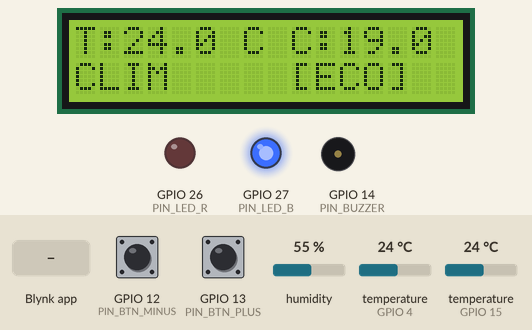
The sketch below on a simulated ESP32. On the bench: 16×2 character LCD, output pins drawn as LEDs (lit = HIGH), buzzer (waves = sounding, pin HIGH). The test bench sets the inputs (shaded band); at power-on: temperature (sensors on GPIO 4, GPIO 15) 24 °C, GPIO 12 (PIN_BTN_MINUS) HIGH, GPIO 13 (PIN_BTN_PLUS) HIGH, humidity 55 %. WiFi joins after 1.5 s; servers stay silent unless stated; what the sketch prints to the serial monitor is not drawn.

Above: at 3.1 s.
3.2 s: Blynk app writes 200 to V2
At 5.3 s:
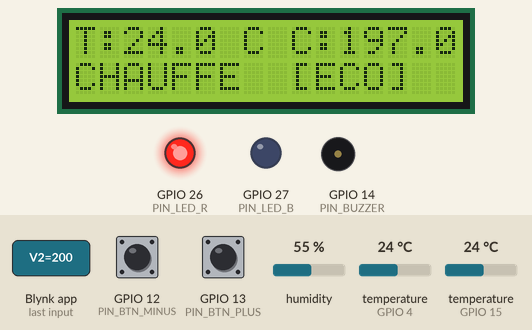
6.4 s: temperature (sensor on GPIO 4) set to 34.5 °C
At 8.0 s:
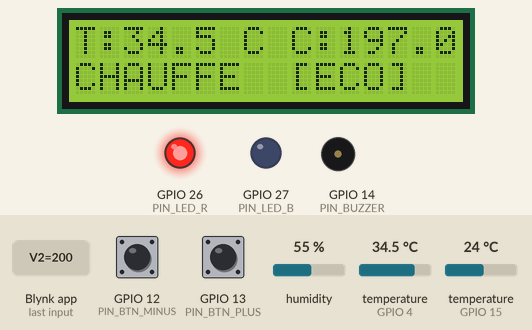
8.4 s: temperature (sensor on GPIO 4) set to 35.8 °C
At 9.8 s:
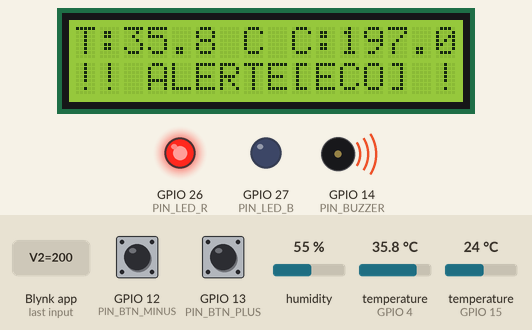
10.4 s: Blynk app writes 1 to V2
At 13.6 s:
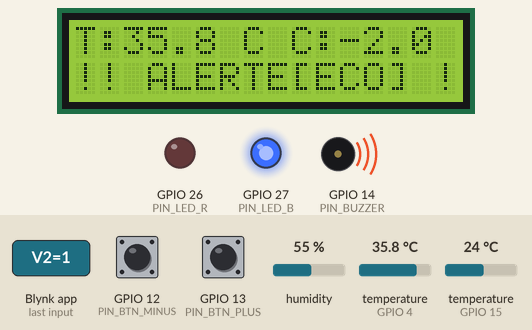
14.2 s: GPIO 12 (PIN_BTN_MINUS) pulled LOW for 1 s
At 15.6 s:
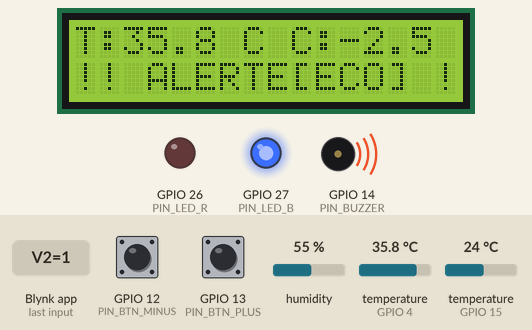
16.7 s: temperature (sensor on GPIO 4) set to 12 °C
At 18.0 s:
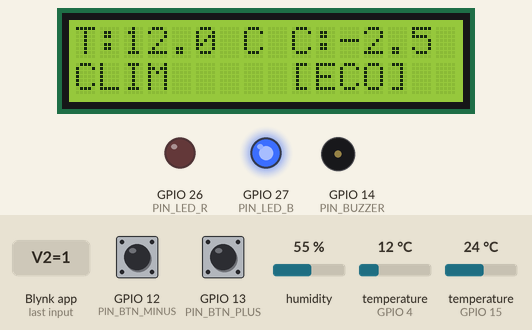
Timing chart, 0 to 19.4 s (numbered marks = the images above; inputs shaded):
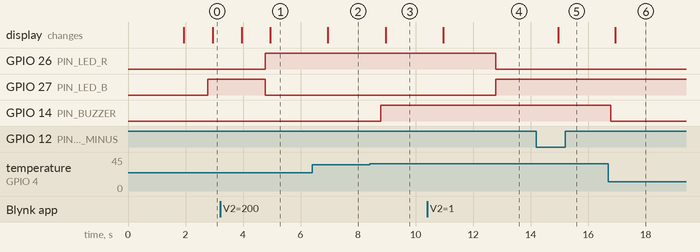

The sketch:

sketch.ino
```cpp
/*
 * ============================================================
 *  Projet 1 – Thermostat Intelligent avec Programmation Horaire
 *  Auteur  : ABDELILAH TOUIL
 *  Carte   : ESP32 DevKit C v4
 *  Sim     : Wokwi (Wi-Fi : Wokwi-GUEST)
 *  Version : 1.0.0
 * ============================================================
 *
 *  Broches utilisées :
 *    GPIO4  → DS18B20 (OneWire)
 *    GPIO15 → DHT22
 *    GPIO26 → LED Rouge  (chauffage actif)
 *    GPIO27 → LED Bleue  (climatisation active)
 *    GPIO14 → Buzzer     (alerte température critique)
 *    GPIO21 → LCD SDA
 *    GPIO22 → LCD SCL
 *    GPIO13 → Bouton +   (augmenter consigne)
 *    GPIO12 → Bouton -   (diminuer consigne)
 *
 *  Blynk :
 *    V0 → Jauge Température DS18B20
 *    V1 → Jauge Humidité DHT22
 *    V2 → Slider Consigne
 *    V3 → LED État chauffage
 * ============================================================
 */

// ─── Bibliothèques ────────────────────────────────────────────
#define BLYNK_TEMPLATE_ID   "TMPLxxxxxxxx"   // <-- remplace par ton Template ID
#define BLYNK_TEMPLATE_NAME "Thermostat"
#define BLYNK_AUTH_TOKEN    "TON_AUTH_TOKEN"  // <-- remplace par ton token

#include <OneWire.h>
#include <DallasTemperature.h>
#include <DHTesp.h>
#include <Wire.h>
#include <LiquidCrystal_I2C.h>
#include <WiFi.h>
#include <BlynkSimpleEsp32.h>

// ─── Constantes de broches ────────────────────────────────────
const int PIN_DS18B20  = 4;
const int PIN_DHT22    = 15;
const int PIN_LED_R    = 26;
const int PIN_LED_B    = 27;
const int PIN_BUZZER   = 14;
const int PIN_BTN_PLUS = 13;
const int PIN_BTN_MINUS= 12;

// ─── Constantes métier ────────────────────────────────────────
const float HYSTERESIS       = 0.5;   // ±0.5 °C
const float TEMP_CRITIQUE_HT = 35.0;  // Alerte haute
const float TEMP_CRITIQUE_BAS= 5.0;   // Alerte basse
const float OFFSET_ECO       = -3.0;  // Mode éco nuit (-3 °C)

// Plage horaire mode éco simulée en millisecondes
// Principe : on simule une journée de 24 h = 86 400 000 ms
// Mode éco de 23 h à 7 h → [82 800 000 ms … 86 400 000 ms] ∪ [0 … 25 200 000 ms]
const unsigned long DUREE_JOURNEE_MS = 86400000UL;
const unsigned long ECO_DEBUT_MS     = 82800000UL; // 23 h * 3600 * 1000
const unsigned long ECO_FIN_MS       = 25200000UL; // 7  h * 3600 * 1000

// Intervalles de rafraîchissement (ms)
const unsigned long INTERVAL_LECTURE = 2000;
const unsigned long INTERVAL_LCD     = 1000;
const unsigned long INTERVAL_BLYNK   = 3000;
const unsigned long INTERVAL_BTN     = 200;

// ─── Wi-Fi ────────────────────────────────────────────────────
const char* WIFI_SSID = "Wokwi-GUEST";
const char* WIFI_PASS = "";

// ─── Objets globaux ───────────────────────────────────────────
OneWire           oneWire(PIN_DS18B20);
DallasTemperature dallas(&oneWire);
DHTesp            dht;
LiquidCrystal_I2C lcd(0x27, 16, 2);

// ─── Variables d'état ─────────────────────────────────────────
float   tempDS18B20   = 0.0;
float   tempDHT22     = 0.0;
float   humDHT22      = 0.0;
float   consigne      = 22.0;   // Consigne initiale
bool    chauffageON   = false;
bool    climON        = false;
bool    alerteON      = false;
bool    modeEco       = false;

// Timers logiciels (millis)
unsigned long tLecture = 0;
unsigned long tLCD     = 0;
unsigned long tBlynk   = 0;
unsigned long tBtn     = 0;

// Consommation énergétique (Partie E)
unsigned long tDebutChauffage = 0;
unsigned long dureeChaufTotal = 0;  // ms cumulées
const float   PUISSANCE_W     = 1000.0; // Puissance nominale simulée (W)

// ─── Prototypes ───────────────────────────────────────────────
void initMatériel();
void connecterWifi();
bool lireDS18B20();
bool lireDHT22();
void gererHysteresis();
bool estModeEco();
float consigneEffective();
void gererActionneurs();
void gererBoutons();
void afficherLCD();
void envoyerBlynk();
void gererAlertes();
void mettreAJourConso(bool chauffageEtat);

// ─── Callback Blynk : slider consigne (V2) ────────────────────
/**
 * @brief Reçoit la nouvelle consigne depuis le slider Blynk V2.
 * @param param Valeur envoyée par Blynk (float).
 */
BLYNK_WRITE(V2) {
  consigne = param.asFloat();
  Serial.printf("[Blynk] Nouvelle consigne reçue : %.1f °C\n", consigne);
}

// ════════════════════════════════════════════════════════════════
//  SETUP
// ════════════════════════════════════════════════════════════════
void setup() {
  Serial.begin(115200);
  Serial.println("=== Thermostat Intelligent – Démarrage ===");

  initMatériel();
  connecterWifi();

  Blynk.begin(BLYNK_AUTH_TOKEN, WIFI_SSID, WIFI_PASS);
  Serial.println("[Blynk] Connecté.");
}

// ════════════════════════════════════════════════════════════════
//  LOOP  – jamais de delay() ici
// ════════════════════════════════════════════════════════════════
void loop() {
  Blynk.run();

  unsigned long maintenant = millis();

  // ── Lectures capteurs ──────────────────────────────────────
  if (maintenant - tLecture >= INTERVAL_LECTURE) {
    tLecture = maintenant;
    lireDS18B20();
    lireDHT22();
    modeEco = estModeEco();
    gererHysteresis();
    gererActionneurs();
    gererAlertes();
  }

  // ── Boutons ────────────────────────────────────────────────
  if (maintenant - tBtn >= INTERVAL_BTN) {
    tBtn = maintenant;
    gererBoutons();
  }

  // ── Affichage LCD ──────────────────────────────────────────
  if (maintenant - tLCD >= INTERVAL_LCD) {
    tLCD = maintenant;
    afficherLCD();
  }

  // ── Envoi Blynk ────────────────────────────────────────────
  if (maintenant - tBlynk >= INTERVAL_BLYNK) {
    tBlynk = maintenant;
    envoyerBlynk();
  }
}

// ════════════════════════════════════════════════════════════════
//  FONCTIONS
// ════════════════════════════════════════════════════════════════

/**
 * @brief Initialise les broches, le LCD, les capteurs.
 * @return void
 */
void initMatériel() {
  // Sorties
  pinMode(PIN_LED_R,    OUTPUT);
  pinMode(PIN_LED_B,    OUTPUT);
  pinMode(PIN_BUZZER,   OUTPUT);
  digitalWrite(PIN_LED_R,  LOW);
  digitalWrite(PIN_LED_B,  LOW);
  digitalWrite(PIN_BUZZER, LOW);

  // Entrées avec pull-up interne
  pinMode(PIN_BTN_PLUS,  INPUT_PULLUP);
  pinMode(PIN_BTN_MINUS, INPUT_PULLUP);

  // LCD I2C
  Wire.begin(21, 22);
  lcd.init();
  lcd.backlight();
  lcd.setCursor(0, 0);
  lcd.print("Thermostat v1.0");
  lcd.setCursor(0, 1);
  lcd.print("Initialisation..");

  // Capteurs
  dallas.begin();
  dht.setup(PIN_DHT22, DHTesp::DHT22);

  Serial.println("[Init] Matériel initialisé.");
}

/**
 * @brief Tente la connexion Wi-Fi ; affiche l'état sur le Serial.
 * @return void
 */
void connecterWifi() {
  Serial.printf("[Wi-Fi] Connexion à %s ...\n", WIFI_SSID);
  WiFi.begin(WIFI_SSID, WIFI_PASS);

  unsigned long debut = millis();
  while (WiFi.status() != WL_CONNECTED && millis() - debut < 10000) {
    delay(300);
    Serial.print(".");
  }

  if (WiFi.status() == WL_CONNECTED) {
    Serial.printf("\n[Wi-Fi] Connecté – IP : %s\n", WiFi.localIP().toString().c_str());
  } else {
    Serial.println("\n[Wi-Fi] ERREUR – Connexion échouée (mode hors-ligne).");
  }
}

/**
 * @brief Lit la température du DS18B20 via OneWire/DallasTemperature.
 * @return true si lecture valide, false si erreur capteur.
 */
bool lireDS18B20() {
  dallas.requestTemperatures();
  float t = dallas.getTempCByIndex(0);

  if (t == DEVICE_DISCONNECTED_C || t < -55.0 || t > 125.0) {
    Serial.println("[DS18B20] ERREUR – Capteur non répondu ou hors plage.");
    return false;
  }
  tempDS18B20 = t;
  Serial.printf("[DS18B20] T = %.2f °C\n", tempDS18B20);
  return true;
}

/**
 * @brief Lit la température et l'humidité du DHT22.
 * @return true si lecture valide, false si erreur capteur.
 */
bool lireDHT22() {
  TempAndHumidity th = dht.getTempAndHumidity();

  if (dht.getStatus() != DHTesp::ERROR_NONE) {
    Serial.printf("[DHT22] ERREUR – %s\n", dht.getStatusString());
    return false;
  }

  if (th.temperature < -40.0 || th.temperature > 80.0 ||
      th.humidity < 0.0      || th.humidity > 100.0) {
    Serial.println("[DHT22] ERREUR – Valeurs hors plage.");
    return false;
  }

  tempDHT22 = th.temperature;
  humDHT22  = th.humidity;
  Serial.printf("[DHT22] T = %.2f °C  H = %.1f %%\n", tempDHT22, humDHT22);
  return true;
}

/**
 * @brief Détecte si le système est en plage horaire éco (simulée via millis).
 *        Plage éco : 23 h → 7 h  (simulation : modulo DUREE_JOURNEE_MS).
 * @return true si mode éco actif.
 */
bool estModeEco() {
  unsigned long heure = millis() % DUREE_JOURNEE_MS;
  // Éco si heure >= 23h OU heure < 7h
  return (heure >= ECO_DEBUT_MS || heure < ECO_FIN_MS);
}

/**
 * @brief Retourne la consigne effective (avec offset éco si applicable).
 * @return float Consigne en °C.
 */
float consigneEffective() {
  return modeEco ? consigne + OFFSET_ECO : consigne;
}

/**
 * @brief Applique la logique d'hystérésis sur tempDS18B20 vs consigneEffective.
 *        Chauffage ON si T < consigne - 0.5
 *        Chauffage OFF si T > consigne + 0.5
 *        Clim    ON si T > consigne + 0.5  (même seuil, sens inverse)
 * @return void
 */
void gererHysteresis() {
  float c = consigneEffective();

  if (tempDS18B20 < c - HYSTERESIS) {
    chauffageON = true;
    climON      = false;
  } else if (tempDS18B20 > c + HYSTERESIS) {
    chauffageON = false;
    climON      = true;
  } else {
    // Dans la plage → on garde l'état précédent (cœur de l'hystérésis)
    climON = false; // pas de climatisation si dans la plage neutre
  }

  Serial.printf("[Hystérèse] Consigne=%.1f°C (éco=%s) | Chauf=%s | Clim=%s\n",
    c, modeEco ? "OUI" : "NON",
    chauffageON ? "ON" : "OFF",
    climON      ? "ON" : "OFF");
}

/**
 * @brief Pilote les actionneurs (LEDs, buzzer) selon l'état du thermostat.
 * @return void
 */
void gererActionneurs() {
  digitalWrite(PIN_LED_R, chauffageON ? HIGH : LOW);
  digitalWrite(PIN_LED_B, climON      ? HIGH : LOW);
  mettreAJourConso(chauffageON);
}

/**
 * @brief Déclenche le buzzer si température critique (< 5 °C ou > 35 °C).
 * @return void
 */
void gererAlertes() {
  bool critique = (tempDS18B20 < TEMP_CRITIQUE_BAS || tempDS18B20 > TEMP_CRITIQUE_HT);

  if (critique && !alerteON) {
    alerteON = true;
    digitalWrite(PIN_BUZZER, HIGH);
    Serial.printf("[ALERTE] Température critique : %.2f °C\n", tempDS18B20);

    // Notification Blynk
    if (Blynk.connected()) {
      Blynk.logEvent("alerte_temp",
        String("T critique : ") + tempDS18B20 + " °C");
    }
  } else if (!critique && alerteON) {
    alerteON = false;
    digitalWrite(PIN_BUZZER, LOW);
    Serial.println("[ALERTE] Retour normal – Buzzer OFF.");
  }
}

/**
 * @brief Gère les boutons poussoirs avec anti-rebond logiciel.
 *        Bouton + (GPIO13) : consigne += 0.5 °C
 *        Bouton - (GPIO12) : consigne -= 0.5 °C
 * @return void
 */
void gererBoutons() {
  static bool etatPlusPrec  = HIGH;
  static bool etatMoinsPrec = HIGH;

  bool etatPlus  = digitalRead(PIN_BTN_PLUS);
  bool etatMoins = digitalRead(PIN_BTN_MINUS);

  // Front descendant = appui (INPUT_PULLUP)
  if (etatPlus == LOW && etatPlusPrec == HIGH) {
    consigne += 0.5;
    Serial.printf("[Bouton+] Consigne → %.1f °C\n", consigne);
  }
  if (etatMoins == LOW && etatMoinsPrec == HIGH) {
    consigne -= 0.5;
    Serial.printf("[Bouton-] Consigne → %.1f °C\n", consigne);
  }

  etatPlusPrec  = etatPlus;
  etatMoinsPrec = etatMoins;
}

/**
 * @brief Met à jour l'affichage LCD 16x2.
 *        Ligne 0 : T° réelle + consigne
 *        Ligne 1 : Mode actif (chauffe/clim/ok) + éco
 * @return void
 */
void afficherLCD() {
  lcd.clear();

  // Ligne 0 : "T:23.4 C C:22.0"
  lcd.setCursor(0, 0);
  lcd.printf("T:%.1f C C:%.1f", tempDS18B20, consigneEffective());

  // Ligne 1 : état + mode éco
  lcd.setCursor(0, 1);
  if (alerteON) {
    lcd.print("!! ALERTE TEMP !!");
  } else if (chauffageON) {
    lcd.print("CHAUFFE ");
  } else if (climON) {
    lcd.print("CLIM    ");
  } else {
    lcd.print("OK      ");
  }

  if (modeEco) {
    lcd.setCursor(9, 1);
    lcd.print("[ECO]");
  }
}

/**
 * @brief Envoie les données vers les widgets Blynk (V0, V1, V3).
 * @return void
 */
void envoyerBlynk() {
  if (!Blynk.connected()) {
    Serial.println("[Blynk] Non connecté – envoi ignoré.");
    return;
  }

  Blynk.virtualWrite(V0, tempDS18B20);          // Jauge T° DS18B20
  Blynk.virtualWrite(V1, humDHT22);             // Jauge Humidité DHT22
  Blynk.virtualWrite(V3, chauffageON ? 1 : 0);  // LED état chauffage

  // Historique T° sur graphe (Partie E)
  // V4 utilisé pour le graphe historique 24h si configuré dans Blynk
  Blynk.virtualWrite(V4, tempDS18B20);

  // Consommation estimée (Partie E)
  float consoKWh = (dureeChaufTotal / 3600000.0) * (PUISSANCE_W / 1000.0);
  Blynk.virtualWrite(V5, consoKWh);

  Serial.printf("[Blynk] Envoyé → T=%.2f H=%.1f Chauf=%d Conso=%.4f kWh\n",
    tempDS18B20, humDHT22, chauffageON, consoKWh);
}

/**
 * @brief Calcule et accumule la durée de chauffage pour la consommation.
 * @param chauffageEtat État actuel du chauffage.
 * @return void
 */
void mettreAJourConso(bool chauffageEtat) {
  static bool etatPrecedent = false;
  unsigned long maintenant  = millis();

  if (chauffageEtat && !etatPrecedent) {
    // Chauffage vient de s'allumer
    tDebutChauffage = maintenant;
  } else if (!chauffageEtat && etatPrecedent) {
    // Chauffage vient de s'éteindre
    dureeChaufTotal += (maintenant - tDebutChauffage);
  } else if (chauffageEtat && etatPrecedent) {
    // Chauffage toujours ON : cumul en cours (optionnel pour affichage temps réel)
    // On ne cumule ici pour éviter la double comptabilisation
  }

  etatPrecedent = chauffageEtat;
}
```

Measured:
- the behaviour switches between 35 and 35.1 °C on temperature (sensor on GPIO 4) (found by bisection; images 2 and 3)
- after the input at 3.2 s, GPIO 26 (PIN_LED_R): LOW → HIGH after 1.6 s; GPIO 27 (PIN_LED_B): HIGH → LOW after 1.6 s; the display: first changes after 0.75 s (image 1 shows a later state)
- after the input at 6.4 s, the display: changes after 0.55 s (image 2)
- after the input at 8.4 s, GPIO 14 (PIN_BUZZER): LOW → HIGH after 0.38 s; the display: changes after 0.55 s (image 3)
- after the input at 10.4 s, GPIO 26 (PIN_LED_R): HIGH → LOW after 2.4 s; GPIO 27 (PIN_LED_B): LOW → HIGH after 2.4 s; the display: changes after 0.56 s (image 4)
- after the input at 14.2 s, the display: changes after 0.76 s (image 5)
- after the input at 16.7 s, GPIO 14 (PIN_BUZZER): HIGH → LOW after 0.08 s; the display: changes after 0.25 s (image 6)
